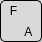
              <widget class="QWidget" name="key_F" native="true">
               <property name="minimumSize">
                <size>
                 <width>42</width>
                 <height>42</height>
                </size>
               </property>
               <property name="maximumSize">
                <size>
                 <width>42</width>
                 <height>42</height>
                </size>
               </property>
               <property name="styleSheet">
                <string notr="true">border: 1px solid black;
background-color: #D9D9D9; 
border-radius: 5px;
 color: black; 
</string>
               </property>
               <layout class="QGridLayout" name="gridLayout_38" rowstretch="0,0,0,0" columnstretch="0,0,0">
                <property name="leftMargin">
                 <number>0</number>
                </property>
                <property name="topMargin">
                 <number>0</number>
                </property>
                <property name="rightMargin">
                 <number>0</number>
                </property>
                <property name="bottomMargin">
                 <number>0</number>
                </property>
                <property name="spacing">
                 <number>0</number>
                </property>
                <item row="3" column="2">
                 <widget class="QLabel" name="label_93">
                  <property name="styleSheet">
                   <string notr="true">border: none;  background: transparent</string>
                  </property>
                  <property name="text">
                   <string> А</string>
                  </property>
                 </widget>
                </item>
                <item row="3" column="0">
                 <widget class="QLabel" name="label_94">
                  <property name="styleSheet">
                   <string notr="true">border: none; background: transparent</string>
                  </property>
                  <property name="text">
                   <string/>
                  </property>
                 </widget>
                </item>
                <item row="2" column="0">
                 <widget class="QLabel" name="label_95">
                  <property name="styleSheet">
                   <string notr="true">border: none;  background: transparent</string>
                  </property>
                  <property name="text">
                   <string>   F</string>
                  </property>
                 </widget>
                </item>
               </layout>
              </widget>
